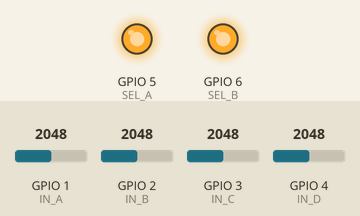
A sketch run on a simulated ESP32-S3. Shown: output pins drawn as LEDs (lit = HIGH). Inputs (shaded band) come from the test bench; at power-on: GPIO 1 (IN_A) = 2048, GPIO 2 (IN_B) = 2048, GPIO 3 (IN_C) = 2048, GPIO 4 (IN_D) = 2048 (analog values on the 0–4095 scale). What the sketch prints to the serial monitor is not drawn.

Above: at 0.1 s.
Timing chart, 0 to 1.6 s (numbered marks = the images above):
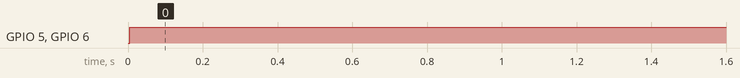

Measured:
- by itself, GPIO 5 (SEL_A), GPIO 6 (SEL_B): LOW → HIGH at 0.00 s

The sketch:

testing_sensor.ino
```cpp
// ==================================================
// ESP32-S3 | 12-Channel Visible Light Sensor Test
// ==================================================

// ---------- Select pins ----------
#define SEL_A 5
#define SEL_B 6

// ---------- Analog input pins ----------
#define IN_A 1
#define IN_B 2
#define IN_C 3
#define IN_D 4

#define SENSOR_COUNT 12

int sensorADC[SENSOR_COUNT];

// --------------------------------------------------
// Read all 12 sensors using the internal multiplexer
// --------------------------------------------------
void readSensors() {

  // -------- Select = 00 --------
  digitalWrite(SEL_A, LOW);
  digitalWrite(SEL_B, LOW);
  delayMicroseconds(5);

  sensorADC[6] = analogRead(IN_A);
  sensorADC[4] = analogRead(IN_C);
  sensorADC[1] = analogRead(IN_D);

  // -------- Select = 01 --------
  digitalWrite(SEL_A, LOW);
  digitalWrite(SEL_B, HIGH);
  delayMicroseconds(5);

  sensorADC[7]  = analogRead(IN_A);
  sensorADC[11] = analogRead(IN_B);
  sensorADC[2]  = analogRead(IN_C);
  sensorADC[0]  = analogRead(IN_D);

  // -------- Select = 10 --------
  digitalWrite(SEL_A, HIGH);
  digitalWrite(SEL_B, LOW);
  delayMicroseconds(5);

  sensorADC[9]  = analogRead(IN_A);
  sensorADC[10] = analogRead(IN_B);
  sensorADC[3]  = analogRead(IN_C);

  // -------- Select = 11 --------
  digitalWrite(SEL_A, HIGH);
  digitalWrite(SEL_B, HIGH);
  delayMicroseconds(5);

  sensorADC[8] = analogRead(IN_A);
  sensorADC[5] = analogRead(IN_C);
}

// --------------------------------------------------
void setup() {
  Serial.begin(115200);

  pinMode(SEL_A, OUTPUT);
  pinMode(SEL_B, OUTPUT);

  // ESP32 ADC configuration
  analogReadResolution(12);           // 0–4095
  analogSetAttenuation(ADC_11db);     // up to ~3.3V

  Serial.println();
  Serial.println("ESP32-S3 | 12-Channel Sensor Test");
  Serial.println("Index: 0 1 2 3 4 5 6 7 8 9 10 11");
  Serial.println("--------------------------------");
}

// --------------------------------------------------
void loop() {
  readSensors();

  for (int i = 0; i < SENSOR_COUNT; i++) {
    Serial.print(sensorADC[i]);
    Serial.print('\t');
  }
  Serial.println();

  delay(200);
}
```
